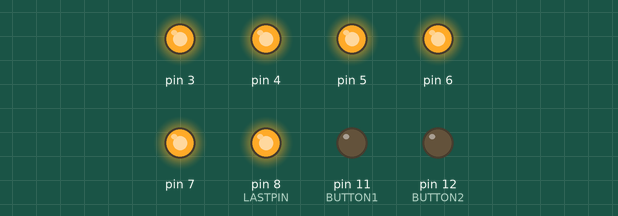
Simulated run of this sketch. Board: Arduino Uno, built with avr-gcc and run on an emulated ATmega328P. On the bench: output pins drawn as LEDs (lit = HIGH).

Above: at 0.1 s.
Timing chart, 0 to 1.6 s (numbered marks = the images above):
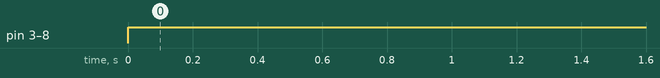

The sketch:

code.ino
```cpp
/*Interfacing 7 Segment(Common Cathode) display to Arduino Uno to perform
 *increment and decrement operation by using push buttons.
 *
 * Hardware Components:
 *  Sevensegment Display(Common Cathode)
 *  Arduino Uno
 *  Push Buttons
 *
 * Hardware Connection:
 *  Arduino Uno - Seven segment display connection
 *  D2-D8 are connected to pin of seven segment display
 *  To display digit:
 *                        a b c d e f g
 *                   0 = {0,1,1,1,1,1,1}
 *                   1 = {0,0,0,0,1,1,0}
 *                   2 = {1,0,1,1,0,1,1}
 *                   3 = {1,0,0,1,1,1,1}
 *                   4 = {1,1,0,0,1,1,0}
 *                   5 = {1,1,0,1,1,0,1}
 *                   6 = {1,1,1,1,1,0,1}
 *                   7 = {0,0,0,0,1,1,1}
 *                   8 = {1,1,1,1,1,1,1}
 *                   9 = {1,1,0,1,1,1,1}
 *
 * D11-D12 of Arduino Uno is connected to Buttons
 * D11 of Arduino Uno is connected to Button 1 for Increment operation.
 * D12 of Arduino Uno is connected to Button 2 for Decrement operation
 *
 *  Author : Sahana B G
 *  Date   : 01 May 2021
  */

// Pin configuration
const byte FIRSTPIN = 2;
const byte LASTPIN = 8;
const int BUTTON1 = 11;
const int BUTTON2 = 12;

// Global variable to store count value
unsigned int count = 0;

// Defining an array to store led pattern from 0 to 9
bool myArray[10][7] = {{0,1,1,1,1,1,1},{0, 0, 0, 0, 1, 1, 0},
  {1, 0, 1, 1, 0, 1, 1},
  {1, 0, 0, 1, 1, 1, 1},
  {1, 1, 0, 0, 1, 1, 0},
  {1, 1, 0, 1, 1, 0, 1},
  {1, 1, 1, 1, 1, 0, 1},
  {0, 0, 0, 0, 1, 1, 1},
  {1, 1, 1, 1, 1, 1, 1},
  {1, 1, 0, 1, 1, 1, 1}};


void setup()
{
   // Configure data pins to output
   for(int i = FIRSTPIN ; i<=LASTPIN; i++ )
   {
    pinMode(i,OUTPUT);
   }

    // Configure Button pins to output
    pinMode(BUTTON1,OUTPUT);
    pinMode(BUTTON2,OUTPUT);
}

void loop()
{
 // Read the button status
 if(digitalRead(BUTTON1)== HIGH)
 {
  while(digitalRead(BUTTON1)== HIGH);
 count++; // Increment
 }
 else if(digitalRead(BUTTON2)== HIGH)
 {
  while(digitalRead(BUTTON2)== HIGH);
  count--; // Decrement
 }

 // Reset count
 if(count>9||count<0)
 {
  count = 0;
 }
 displayCount();
}

void displayCount()
 {
  int pin = FIRSTPIN ;

    // Iterates for column data
    for(int i = 0 ; i<7; i++)
     {
       digitalWrite(pin,myArray[count][i]); // Set the digital pins to display given array
       pin++;
     }
  }
```

Measured:
- by itself, pin 3–7, pin 8 (LASTPIN): LOW → HIGH at 0.00 s
